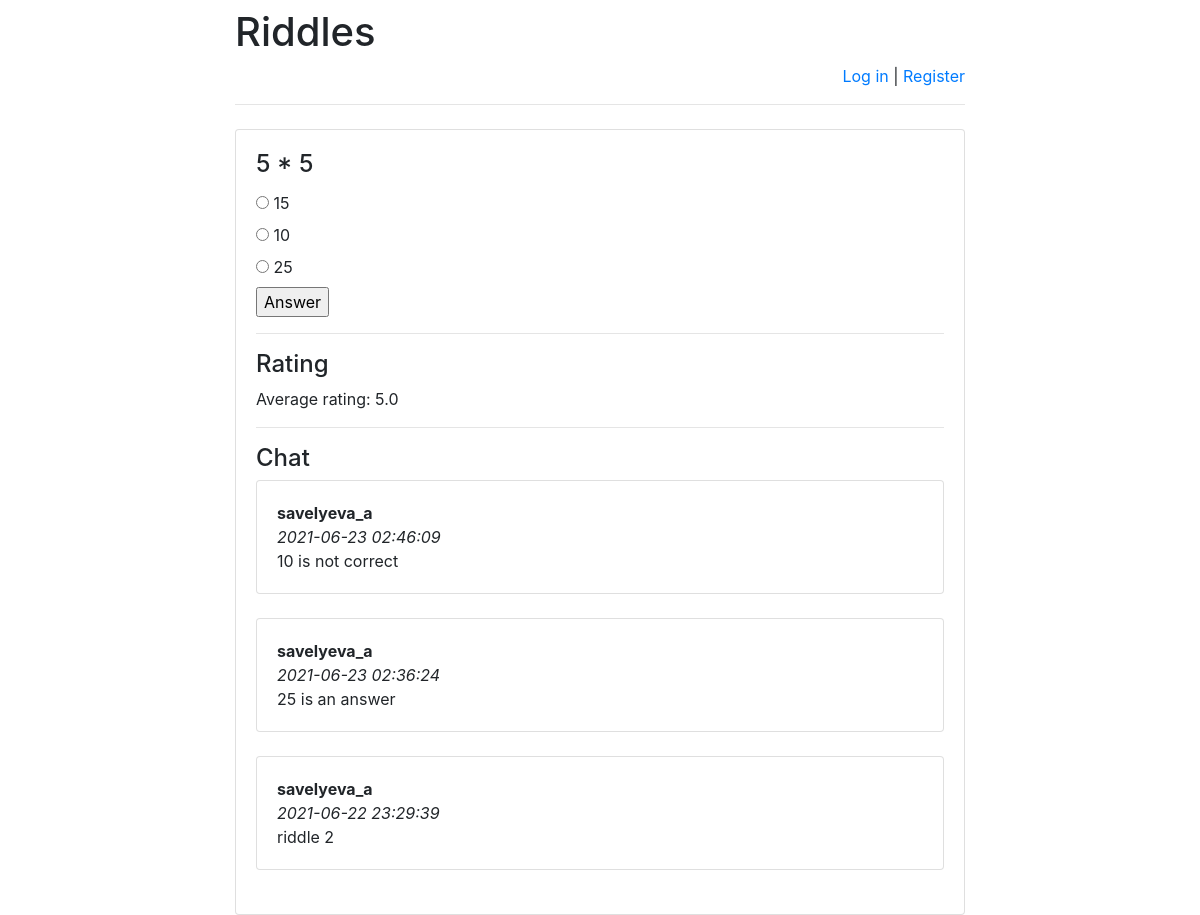
/riddles/2/, run on the app's committed database.
### riddles/models.py (models this page shows)
class Riddle(models.Model):
    riddle_text = models.CharField(max_length=255)
    pub_date = models.DateTimeField('date published')

class Option(models.Model):
    riddle = models.ForeignKey(Riddle, on_delete=models.CASCADE)
    text = models.CharField(max_length=255)
    correct = models.BooleanField(default=False)

class Message(models.Model):
    chat = models.ForeignKey(
        Riddle,
        verbose_name='Чат под загадкой',
        on_delete=models.CASCADE)
    author = models.ForeignKey(
        User,
        verbose_name='Пользователь', on_delete=models.CASCADE)
    message = models.TextField('Сообщение')
    pub_date = models.DateTimeField(
        'Дата сообщения',
        default=timezone.now)

### riddles/views.py (the view)
# urls.py: url(r'^([0-9]+)/$', views.detail, name='detail'),
def detail(request, riddle_id):
    error_message = None
    if "error_message" in request.GET:
        error_message = request.GET["error_message"]
    ordered_option_set = \
        list(Option.objects.filter(riddle_id=riddle_id))
    option_iter = \
        numpy.random.permutation(len(ordered_option_set))
    option_set = []
    for num in option_iter:
        option_set.append(ordered_option_set[num])
    return render(
        request,
        "answer.html",
        {
            "option_set": option_set,
            "riddle": get_object_or_404(
                Riddle, pk=riddle_id),
            "error_message": error_message,
            "latest_messages":
                Message.objects
                    .filter(chat_id=riddle_id)
                    .order_by('-pub_date')[:5],
            "already_rated_by_user":
                Mark.objects
                    .filter(author_id=request.user.id)
                    .filter(riddle_id=riddle_id)
                    .count(),
            "user_rating":
                Mark.objects
                    .filter(author_id=request.user.id)
                    .filter(riddle_id=riddle_id)
                    .aggregate(Avg('mark'))
                    ["mark__avg"],
            "avg_mark":
                Mark.objects
                    .filter(riddle_id=riddle_id)
                    .aggregate(Avg('mark'))
                    ["mark__avg"]
        }
    )

### riddles/templates/answer.html (shortened to what this page needs)
{% extends 'base.html' %}
    {% block main %}
    <h4 class="card-title">{{ riddle.riddle_text }}</h4>
    <form action="answer/" method="post">
        {% for option in option_set %}
            <input type="radio"
                   name="option"
                   id="option{{ forloop.counter }}"
                   value="{{ option.id }}"/>
            <label for="option{{ forloop.counter }}">
                {{ option.text }}
            </label><br>
        {% endfor %}
        <input type="submit" value="Answer"/>
    </form>
    <hr>
    <h4>Rating</h4>
    <p>Average rating:
        <span id="avg_mark_span">
            {{ avg_mark }}
        </span>
    </p>
    <hr>
    <h4>Chat</h4>
    <div id="history">
        {% for message in latest_messages %}
            <div class="card">
                <div class="card-body">
                    <strong>
                        {{ message.author.username }}
                    </strong>
                    <br/>
                    <em>
                        {{ message.pub_date|date:'Y-m-d H:i:s' }}
                    </em>
                    <br/>
                    {{ message.message }}
                </div>
            </div>
            <br/>
        {% endfor %}
    </div>
{% endblock %}

### data on the page
Riddle: riddle_text "5 * 5"
Option: text "15"
Option: text "10"
Option: text "25"
Message: author.username "savelyeva_a", pub_date "2021-06-23 02:46:09", message "10 is not correct"
Message: author.username "savelyeva_a", pub_date "2021-06-23 02:36:24", message "25 is an answer"
Message: author.username "savelyeva_a", pub_date "2021-06-22 23:29:39", message "riddle 2"

### other printed values
{{ avg_mark }} "5.0"
